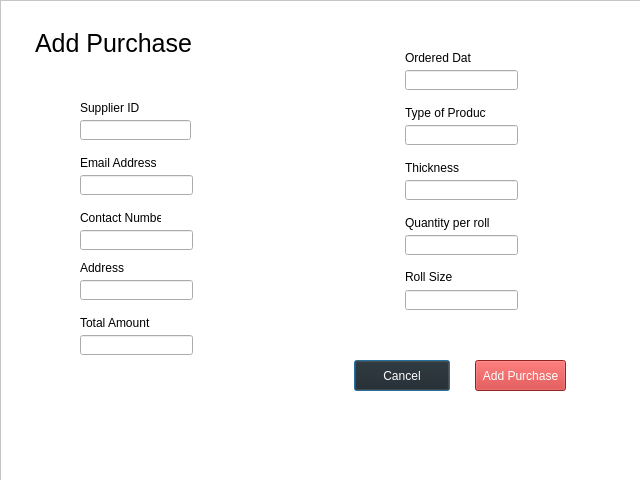
<?xml version="1.0" encoding="UTF-8"?>
<ui version="4.0">
 <class>AddPurchase</class>
 <widget class="QDialog" name="AddPurchase">
  <property name="geometry">
   <rect>
    <x>0</x>
    <y>0</y>
    <width>640</width>
    <height>480</height>
   </rect>
  </property>
  <property name="windowTitle">
   <string>Dialog</string>
  </property>
  <widget class="QFrame" name="frame">
   <property name="geometry">
    <rect>
     <x>0</x>
     <y>0</y>
     <width>641</width>
     <height>481</height>
    </rect>
   </property>
   <property name="styleSheet">
    <string notr="true">QFrame{
	background-color: rgb(255, 255, 255);
}
QLabel#AddOrder{
	font-size: 25px;
}
QLineEdit{
	width: 200px;
}
QPushButton#Cancel{	
	color: rgb(255, 255, 255);
	background-color: #202020;
}
QPushButton{	
	color: rgb(255, 255, 255);
	background-color: #CD2E2E;
}</string>
   </property>
   <property name="frameShape">
    <enum>QFrame::StyledPanel</enum>
   </property>
   <property name="frameShadow">
    <enum>QFrame::Raised</enum>
   </property>
   <widget class="QLabel" name="AddOrder">
    <property name="geometry">
     <rect>
      <x>35</x>
      <y>30</y>
      <width>161</width>
      <height>26</height>
     </rect>
    </property>
    <property name="text">
     <string>Add Purchase</string>
    </property>
   </widget>
   <widget class="QLabel" name="label">
    <property name="geometry">
     <rect>
      <x>80</x>
      <y>100</y>
      <width>81</width>
      <height>16</height>
     </rect>
    </property>
    <property name="text">
     <string>Supplier ID</string>
    </property>
   </widget>
   <widget class="QLineEdit" name="lineEdit">
    <property name="geometry">
     <rect>
      <x>80</x>
      <y>120</y>
      <width>111</width>
      <height>20</height>
     </rect>
    </property>
    <property name="maxLength">
     <number>300</number>
    </property>
   </widget>
   <widget class="QLineEdit" name="lineEdit_2">
    <property name="geometry">
     <rect>
      <x>80</x>
      <y>175</y>
      <width>113</width>
      <height>20</height>
     </rect>
    </property>
   </widget>
   <widget class="QLabel" name="label_2">
    <property name="geometry">
     <rect>
      <x>80</x>
      <y>155</y>
      <width>76</width>
      <height>16</height>
     </rect>
    </property>
    <property name="text">
     <string>Email Address</string>
    </property>
   </widget>
   <widget class="QLineEdit" name="lineEdit_3">
    <property name="geometry">
     <rect>
      <x>80</x>
      <y>230</y>
      <width>113</width>
      <height>20</height>
     </rect>
    </property>
   </widget>
   <widget class="QLabel" name="label_3">
    <property name="geometry">
     <rect>
      <x>80</x>
      <y>210</y>
      <width>81</width>
      <height>16</height>
     </rect>
    </property>
    <property name="text">
     <string>Contact Number</string>
    </property>
   </widget>
   <widget class="QLineEdit" name="lineEdit_4">
    <property name="geometry">
     <rect>
      <x>80</x>
      <y>335</y>
      <width>113</width>
      <height>20</height>
     </rect>
    </property>
   </widget>
   <widget class="QLabel" name="label_4">
    <property name="geometry">
     <rect>
      <x>80</x>
      <y>315</y>
      <width>76</width>
      <height>16</height>
     </rect>
    </property>
    <property name="text">
     <string>Total Amount</string>
    </property>
   </widget>
   <widget class="QLineEdit" name="lineEdit_9">
    <property name="geometry">
     <rect>
      <x>405</x>
      <y>70</y>
      <width>113</width>
      <height>20</height>
     </rect>
    </property>
   </widget>
   <widget class="QLabel" name="label_9">
    <property name="geometry">
     <rect>
      <x>405</x>
      <y>50</y>
      <width>66</width>
      <height>16</height>
     </rect>
    </property>
    <property name="text">
     <string>Ordered Date</string>
    </property>
   </widget>
   <widget class="QLabel" name="label_10">
    <property name="geometry">
     <rect>
      <x>405</x>
      <y>105</y>
      <width>81</width>
      <height>16</height>
     </rect>
    </property>
    <property name="text">
     <string>Type of Product</string>
    </property>
   </widget>
   <widget class="QLineEdit" name="lineEdit_10">
    <property name="geometry">
     <rect>
      <x>405</x>
      <y>290</y>
      <width>113</width>
      <height>20</height>
     </rect>
    </property>
   </widget>
   <widget class="QLineEdit" name="lineEdit_11">
    <property name="geometry">
     <rect>
      <x>405</x>
      <y>235</y>
      <width>113</width>
      <height>20</height>
     </rect>
    </property>
   </widget>
   <widget class="QLabel" name="label_11">
    <property name="geometry">
     <rect>
      <x>405</x>
      <y>270</y>
      <width>47</width>
      <height>14</height>
     </rect>
    </property>
    <property name="text">
     <string>Roll Size</string>
    </property>
   </widget>
   <widget class="QLabel" name="label_12">
    <property name="geometry">
     <rect>
      <x>405</x>
      <y>215</y>
      <width>86</width>
      <height>16</height>
     </rect>
    </property>
    <property name="text">
     <string>Quantity per roll</string>
    </property>
   </widget>
   <widget class="QLineEdit" name="lineEdit_12">
    <property name="geometry">
     <rect>
      <x>405</x>
      <y>180</y>
      <width>113</width>
      <height>20</height>
     </rect>
    </property>
   </widget>
   <widget class="QLabel" name="label_13">
    <property name="geometry">
     <rect>
      <x>405</x>
      <y>160</y>
      <width>81</width>
      <height>16</height>
     </rect>
    </property>
    <property name="text">
     <string>Thickness</string>
    </property>
   </widget>
   <widget class="QLineEdit" name="lineEdit_13">
    <property name="geometry">
     <rect>
      <x>405</x>
      <y>125</y>
      <width>113</width>
      <height>20</height>
     </rect>
    </property>
   </widget>
   <widget class="QPushButton" name="Cancel">
    <property name="geometry">
     <rect>
      <x>354</x>
      <y>360</y>
      <width>96</width>
      <height>31</height>
     </rect>
    </property>
    <property name="text">
     <string>Cancel</string>
    </property>
   </widget>
   <widget class="QPushButton" name="AddOrder_3">
    <property name="geometry">
     <rect>
      <x>475</x>
      <y>360</y>
      <width>91</width>
      <height>31</height>
     </rect>
    </property>
    <property name="text">
     <string>Add Purchase</string>
    </property>
   </widget>
   <widget class="QLabel" name="label_14">
    <property name="geometry">
     <rect>
      <x>80</x>
      <y>260</y>
      <width>76</width>
      <height>16</height>
     </rect>
    </property>
    <property name="text">
     <string>Address</string>
    </property>
   </widget>
   <widget class="QLineEdit" name="lineEdit_14">
    <property name="geometry">
     <rect>
      <x>80</x>
      <y>280</y>
      <width>113</width>
      <height>20</height>
     </rect>
    </property>
   </widget>
  </widget>
 </widget>
 <resources/>
 <connections/>
</ui>
